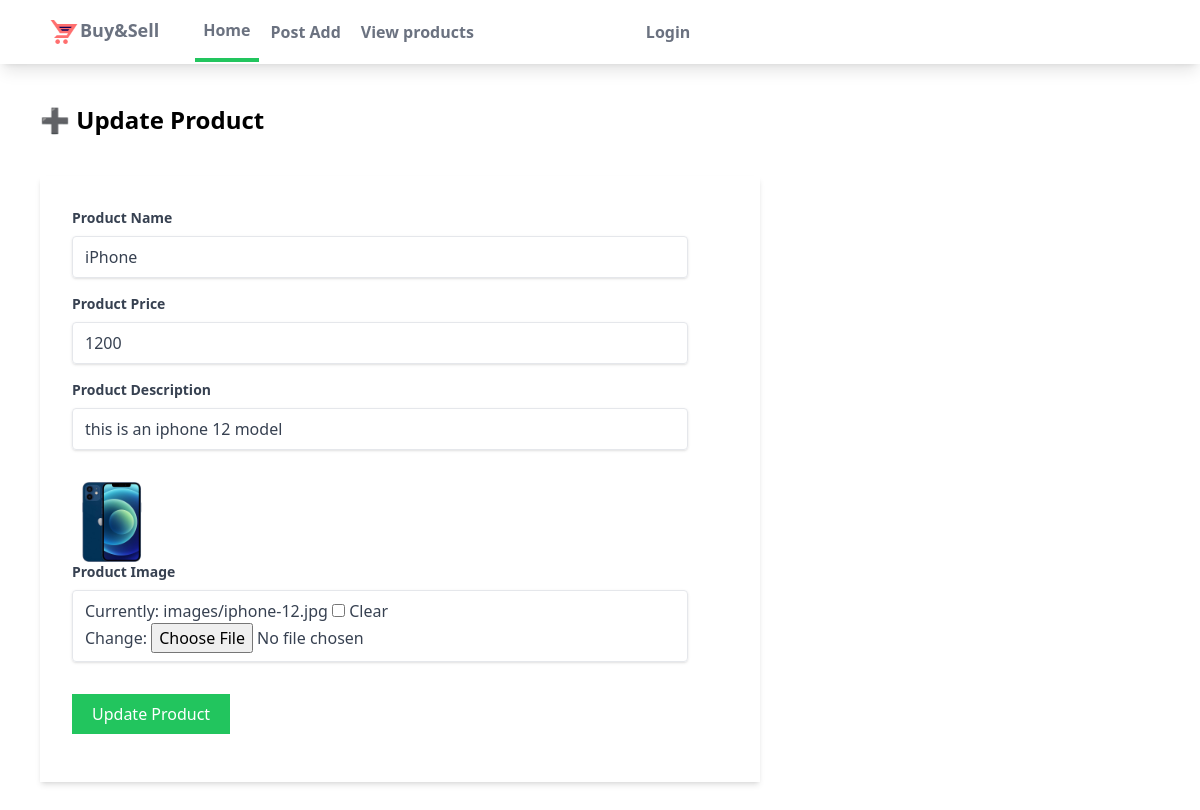
The page /myapp/products/update/1 on the database its author committed.
### myapp/models.py (models this page shows, shortened)
class Product(models.Model):
    seller_name = models.ForeignKey(User, on_delete=models.CASCADE,default=1)
    name = models.CharField(max_length=100)
    price = models.IntegerField()
    desc = models.CharField(max_length=200)
    image = models.ImageField(blank=True, upload_to="images")

### myapp/views.py (the view)
# urls.py: path('products/update/<int:pk>', views.ProductUpdateView.as_view(), name='update_product'),
class ProductUpdateView(UpdateView):
    model = Product
    fields = ["name", "price", "desc", "image", "seller_name"]
    template_name_suffix = "_update_form"

### myapp/templates/myapp/product_update_form.html (shortened to what this page needs)
{% extends 'myapp/base.html' %}
{% block content %}
<h1 class="text-2xl m-10 font-bold">➕ Update Product</h1>
<form class="w-3/5 bg-white shadow-md m-10 px-8 py-8" method="post" enctype="multipart/form-data">
    <div class="mb-4">
        <label class="block text-gray-700 text-sm font-bold mb-2" for="">Product Name</label>
        <div class="shadow appearance-none border rounded px-3 py-2 mr-10 text-gray-700">
            {{ form.name }}
        </div>
    </div>
    <div class="mb-4">
        <label class="block text-gray-700 text-sm font-bold mb-2" for="">Product Price</label>
        <div class="shadow appearance-none border rounded px-3 py-2 mr-10 text-gray-700">
            {{ form.price }}
        </div>
    </div>
    <div class="mb-4">
        <label class="block text-gray-700 text-sm font-bold mb-2" for="">Product Description</label>
        <div class="shadow appearance-none border rounded px-3 py-2 mr-10 text-gray-700">
            {{ form.desc }}
        </div>
    </div>
    <div class="mb-4 py-4">
        <img class="w-20 h-20" src="{{object.image.url}}" alt="">
        <label class="block text-gray-700 text-sm font-bold mb-2" for="">Product Image</label>
        <div class="shadow appearance-none border rounded px-3 py-2 mr-10 text-gray-700">
            {{form.image}}
        </div>
    </div>
    <div class="mb-4">
        <input class="bg-green-500 text-white px-5 py-2" type="submit" name="Add Product" value="Update Product" id="">
    </div>
</form>
{% endblock %}

### myapp/static/myapp/style.css (style rules this page uses)
html { line-height: 1.5; -webkit-text-size-adjust: 100%; -moz-tab-size: 4; -o-tab-size: 4; tab-size: 4; font-family: ui-sans-serif, system-ui, -apple-system, BlinkMacSystemFont, "Segoe UI", Roboto, "Helvetica Neue", Arial, "Noto Sans", sans-serif, "Apple Color Emoji", "Segoe UI Emoji", "Segoe UI Symbol", "Noto Color Emoji"; font-feature-settings: normal; font-variation-settings: normal; }
body { margin: 0; line-height: inherit; }
h1, h2, h3, h4, h5, h6 { font-size: inherit; font-weight: inherit; }
a { color: inherit; text-decoration: inherit; }
button, input, optgroup, select, textarea { font-family: inherit; font-size: 100%; font-weight: inherit; line-height: inherit; color: inherit; margin: 0; padding: 0; }
button, [type='button'], [type='reset'], [type='submit'] { -webkit-appearance: button; background-color: transparent; background-image: none; }
blockquote, dl, dd, h1, h2, h3, h4, h5, h6, hr, figure, p, pre { margin: 0; }
input::placeholder, textarea::placeholder { opacity: 1; color: #9ca3af; }
img, svg, video, canvas, audio, iframe, embed, object { display: block; vertical-align: middle; }
img, video { max-width: 100%; height: auto; }
.m-10 { margin: 2.5rem; }
.mb-2 { margin-bottom: 0.5rem; }
.mb-4 { margin-bottom: 1rem; }
.mr-10 { margin-right: 2.5rem; }
.block { display: block; }
.h-20 { height: 5rem; }
.w-20 { width: 5rem; }
.w-3\/5 { width: 60%; }
.appearance-none { -webkit-appearance: none; -moz-appearance: none; appearance: none; }
.rounded { border-radius: 0.25rem; }
.border { border-width: 1px; }
.bg-green-500 { --tw-bg-opacity: 1; background-color: rgb(34 197 94 / var(--tw-bg-opacity)); }
.bg-white { --tw-bg-opacity: 1; background-color: rgb(255 255 255 / var(--tw-bg-opacity)); }
.px-3 { padding-left: 0.75rem; padding-right: 0.75rem; }
.px-5 { padding-left: 1.25rem; padding-right: 1.25rem; }
.px-8 { padding-left: 2rem; padding-right: 2rem; }
.py-2 { padding-top: 0.5rem; padding-bottom: 0.5rem; }
.py-4 { padding-top: 1rem; padding-bottom: 1rem; }
.py-8 { padding-top: 2rem; padding-bottom: 2rem; }
.text-2xl { font-size: 1.5rem; line-height: 2rem; }
.text-sm { font-size: 0.875rem; line-height: 1.25rem; }
.font-bold { font-weight: 700; }
.text-gray-700 { --tw-text-opacity: 1; color: rgb(55 65 81 / var(--tw-text-opacity)); }
.text-white { --tw-text-opacity: 1; color: rgb(255 255 255 / var(--tw-text-opacity)); }
.shadow { --tw-shadow: 0 1px 3px 0 rgb(0 0 0 / 0.1), 0 1px 2px -1px rgb(0 0 0 / 0.1); --tw-shadow-colored: 0 1px 3px 0 var(--tw-shadow-color), 0 1px 2px -1px var(--tw-shadow-color); box-shadow: var(--tw-ring-offset-shadow, 0 0 #0000), var(--tw-ring-shadow, 0 0 #0000), var(--tw-shadow); }
.shadow-md { --tw-shadow: 0 4px 6px -1px rgb(0 0 0 / 0.1), 0 2px 4px -2px rgb(0 0 0 / 0.1); --tw-shadow-colored: 0 4px 6px -1px var(--tw-shadow-color), 0 2px 4px -2px var(--tw-shadow-color); box-shadow: var(--tw-ring-offset-shadow, 0 0 #0000), var(--tw-ring-shadow, 0 0 #0000), var(--tw-shadow); }

### rows shown on the page
Product: name "iPhone", price "1200", desc "this is an iphone 12 model", image (picture)
